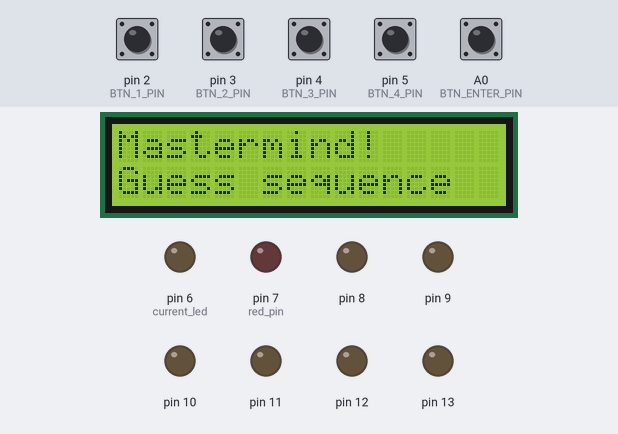
The sketch below on a simulated Arduino Uno, built with avr-gcc and run on an emulated ATmega328P. On the bench: 16×2 character LCD, output pins drawn as LEDs (lit = HIGH). The test bench sets the inputs (shaded band); at power-on: A0 (BTN_ENTER_PIN), pin 2 (BTN_1_PIN), pin 3 (BTN_2_PIN), pin 4 (BTN_3_PIN), pin 5 (BTN_4_PIN) HIGH. Random numbers use the default seed unless the sketch sets one.

Above: at 1.2 s.
1.3 s: pin 3 (BTN_2_PIN) pulled LOW for 3 s
At 5.1 s:
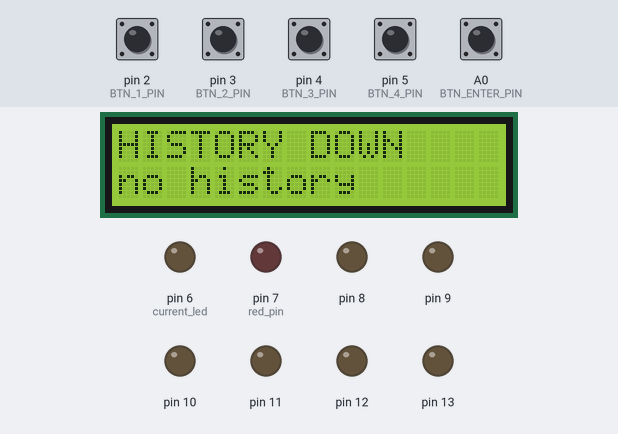
7.2 s: pin 3 (BTN_2_PIN) pulled LOW for 3 s
At 11.5 s:
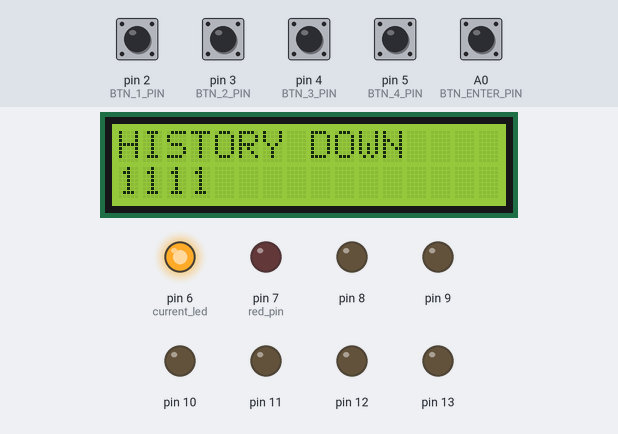
13.7 s: pin 2 (BTN_1_PIN) pulled LOW for 3 s
At 18.3 s:
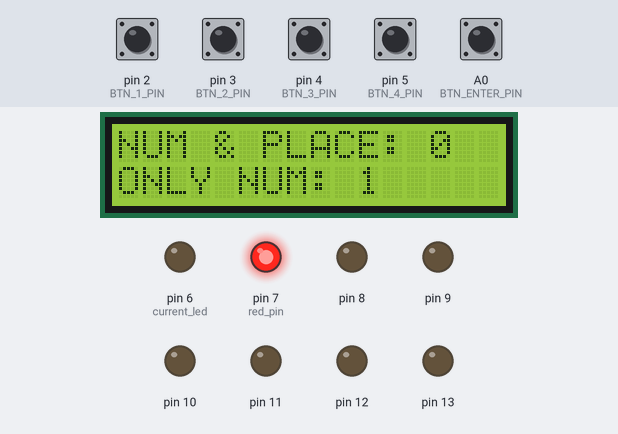
22.3 s: pin 4 (BTN_3_PIN) pulled LOW for 3 s
At 23.31 s:
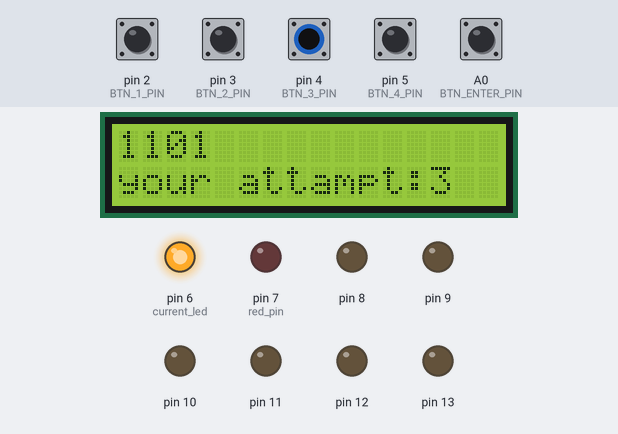
28.5 s: pin 5 (BTN_4_PIN) pulled LOW for 3 s
At 40.7 s:
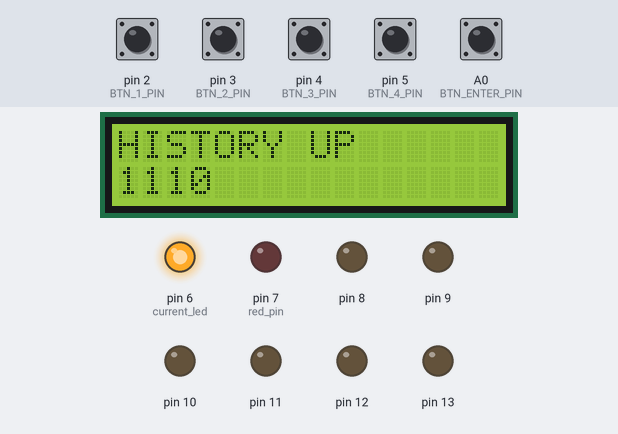
41.3 s: A0 (BTN_ENTER_PIN) pulled LOW for 3 s
At 50.7 s:
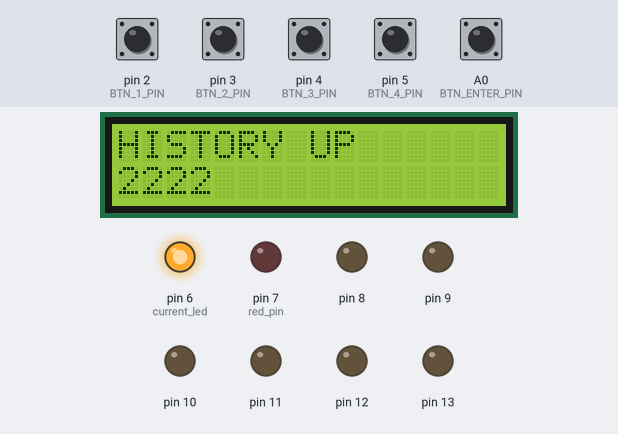
Timing chart, 0 to 70.1 s (numbered marks = the images above; inputs shaded):
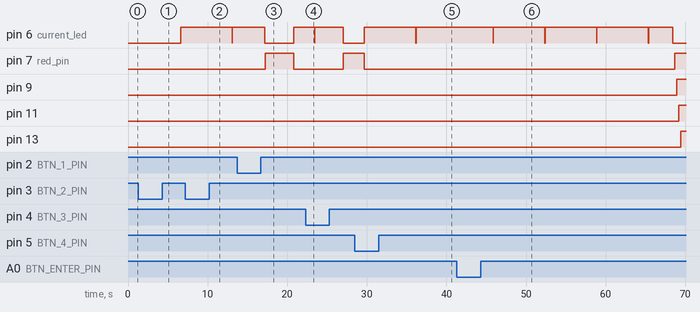

Measured:
- after the input at 13.7 s, pin 7 (red_pin): LOW → HIGH after 3.5 s, → LOW 3.6 s later
- what the display in image 2 shows lasts 2.1 s, from 10.2 s to 12.3 s
- what the display in image 3 shows lasts 3.0 s, from 17.2 s to 20.2 s

The sketch:

ps6.ino
```cpp
#include "lcd_wrapper.h"
#include "mastermind.h"

void setup() {
  Serial.begin(9600);
  randomSeed(analogRead(A1));

  for(int i=2;i<6;i++){
    pinMode(i,INPUT);
  }
  pinMode(A0,INPUT);

  for(int i=6;i<14;i++){
    pinMode(i,OUTPUT);
  }
  pinMode(BTN_ENTER_PIN,INPUT_PULLUP);
  pinMode(BTN_1_PIN,INPUT_PULLUP);
  pinMode(BTN_2_PIN,INPUT_PULLUP);
  pinMode(BTN_3_PIN,INPUT_PULLUP);
  pinMode(BTN_4_PIN,INPUT_PULLUP);
  lcd_init();
}


void loop() {
  char* code = generate_code(false, 4);
  code = "1342";
  play_game(code);
  free(code);
}
```

mastermind.cpp
```cpp
#include "mastermind.h"
#include "lcd_wrapper.h"
#include <stdbool.h>
#include <Arduino.h>
#include <assert.h>

char* generate_code(bool repeat, int length) {
  if (length < 1 || length > 10) {
    return NULL;
  }

  char* secret = (char*) malloc((length + 1) * sizeof(char));

  if (repeat) {
    for (int i = 0; i < length; i++) {
      secret[i] = '0' + random(10);
    }
  } else {
    for (int i = 0; i < length; i++) {
      bool unique;
      int randNum;
      do {
        unique = true;
        randNum = random(10);
        for (int j = 0; j < i; j++) {
          if (secret[j] == '0' + randNum) {
            unique = false;
            break;
          }
        }
      } while (!unique);
      secret[i] = '0' + randNum;
    }
  }

  secret[length] = '\0';
  return secret;
}


void get_score(const char* secret, const char* guess, int* peg_a, int* peg_b) {
  int len_secret = strlen(secret);
  int len_guess = strlen(guess);

  if (len_secret != len_guess) return;

  *peg_a = 0;
  *peg_b = 0;

  int secret_freq[10] = {0};
  int guess_freq[10] = {0};

  for (int i = 0; i < len_secret; i++) {
    if (secret[i] == guess[i]) (*peg_a)++;
    else {
      secret_freq[secret[i] - '0']++;
      guess_freq[guess[i] - '0']++;
    }
  }

  for (int i = 0; i < 10; i++) {
    if (secret_freq[i] < guess_freq[i]) {
      (*peg_b) += secret_freq[i];
    } else {
      (*peg_b) += guess_freq[i];
    }
  }
}


void render_leds(const int peg_a, const int peg_b) {

  int blue_pin = LED_BLUE_1;
  int red_pin = LED_RED_1;

  if (peg_a > 0  && peg_b == 0) {
    for (int i = 0; i < peg_a; i++) {
      digitalWrite(blue_pin, HIGH);
      blue_pin = blue_pin + 2;
    }
  }
  if (peg_b > 0 && peg_a == 0) {
    for (int i = 0; i < peg_b; i++) {
      digitalWrite(red_pin, HIGH);
      red_pin = red_pin + 2;
    }
  }
  if(peg_a>0 && peg_b>0){
    int current_led = 6;
    for(int i =0; i<peg_a; i++){
      digitalWrite(current_led, HIGH);
      current_led+=2;
    }
    current_led++;
    for(int i =0; i<peg_b; i++){
      digitalWrite(current_led, HIGH);
      current_led+=2;
    }
  }
}

void turn_off_leds() {
  for (int i = 6; i <= 13; i++) {
    digitalWrite(i, LOW);
  }
}

void render_history(char* secret, char** history, const int entry_nr) {
  lcd_print_at(1,0,history[entry_nr]);
  int peg_a = 0;
  int peg_b = 0;
  get_score(secret, history[entry_nr], &peg_a, &peg_b);
  turn_off_leds();
  render_leds(peg_a, peg_b);
}

void play_game(char* secret) {
  //VARIABLES
  int tries = 0;
  char* history[10];
  int history_added = 0;
  int history_index = 0;
  int peg_a, peg_b;
  char tmp_try[2] = {'0', '\0'};
  bool pressed_enter;
  bool is_lost = false;
  // char array_guess[5]={'0', '0', '0', '0', '\0'};
  //START GAME
  turn_off_leds();
  lcd_clear();
  lcd_print_at(0, 0, "Mastermind!");
  lcd_print_at(1, 0, "Guess sequence");
  delay(3000);
  lcd_clear();
  //SHOULD BE COMMENTED
  // lcd_print_at(1, 0, secret);
  // delay(2000);
  // lcd_clear();
  //-------------------

  for (int i = 0; i < 10; i++) {
    history[i] = (char*)malloc(5 * sizeof(char));
  }

  while(tries <= 9) {
    char array_guess[5]={'0', '0', '0', '0', '\0'};
    tmp_try[0] = tries+'0';
    lcd_clear();
    lcd_print(array_guess);
    lcd_print_at(1, 0, "your attampt:");
    lcd_print_at(1, 13, tmp_try);
    pressed_enter = false;

    while(!pressed_enter) {
      if(digitalRead(BTN_1_PIN) == HIGH){
        if(array_guess[0] < '9') {
          array_guess[0]++;
        } else {
          array_guess[0] = '0';
        }
        delay(250);
        lcd_clear();
        lcd_print(array_guess);
        lcd_print_at(1, 0, "your attampt:");
        lcd_print_at(1, 13, tmp_try);
        delay(300);
        if(digitalRead(BTN_1_PIN) == HIGH && digitalRead(BTN_2_PIN) == HIGH){
          lcd_clear();
          lcd_print_at(0, 0, "HISTORY UP");
          if(history_added == 0) {
            lcd_print_at(1, 0, "no history");
          }else{
            if(history_index < history_added - 1) {
              history_index++;
            }
            render_history(secret, history, history_index);
          }
          delay(1800);
        }
        else if(digitalRead(BTN_1_PIN) == HIGH && digitalRead(BTN_3_PIN) == HIGH){
          lcd_clear();
          lcd_print_at(0, 0, "HISTORY DOWN");
          if(history_added == 0) {
            lcd_print_at(1, 0, "no history");
          }else{
            if(history_index > 0) {
              history_index--;
            }
            render_history(secret, history, history_index);
          }
          delay(1800);
        }
      }

      //button 2
      if(digitalRead(BTN_2_PIN) == HIGH){
        if(array_guess[1] < '9') {
          array_guess[1]++;
        } else {
          array_guess[1] = '0';
        }
        delay(250);
        lcd_clear();
        lcd_print(array_guess);
        lcd_print_at(1, 0, "your attampt:");
        lcd_print_at(1, 13, tmp_try);
      }

      //button 3
      if(digitalRead(BTN_3_PIN) == HIGH){
        if(array_guess[2] < '9') {
          array_guess[2]++;
        } else {
          array_guess[2] = '0';
        }
        delay(250);
        lcd_clear();
        lcd_print(array_guess);
        lcd_print_at(1, 0, "your attampt:");
        lcd_print_at(1, 13, tmp_try);
      }

      //button 4
      if(digitalRead(BTN_4_PIN) == HIGH){
        if(array_guess[3] < '9') {
          array_guess[3]++;
        } else {
          array_guess[3] = '0';
        }
        delay(250);
        lcd_clear();
        lcd_print(array_guess);
        lcd_print_at(1, 0, "your attampt:");
        lcd_print_at(1, 13, tmp_try);
      }

      //enter button
      if(digitalRead(BTN_ENTER_PIN) == HIGH){
        pressed_enter = true;
        for(int i = 0; i < 4; i++){
          history[tries][i] = array_guess[i];
        }
        history[tries][4] = '\0';
        history_added++;
        break;
      }
    }
    delay(250);
    turn_off_leds();
    get_score(secret, array_guess, &peg_a, &peg_b);

    char str_peg_a[10];
    char str_peg_b[10];

    sprintf(str_peg_a, "%d", peg_a);
    sprintf(str_peg_b, "%d", peg_b);

    lcd_clear();
    lcd_print_at(0, 0, "NUM & PLACE: ");
    lcd_print_at(0, 13, str_peg_a);

    lcd_print_at(1, 0, "ONLY NUM: ");
    lcd_print_at(1, 10, str_peg_b);

    render_leds(peg_a, peg_b);
    delay(1000);

    if(peg_a == 4 && peg_b == 0){
      turn_off_leds();
      lcd_clear();
      lcd_print_at(0, 0, "Congrats");
      lcd_print_at(1,0, "You WON!!!");
      for(int i = 6; i<14; i++){
        delay(250);
        digitalWrite(i, HIGH);
      }
      delay(1000);
      turn_off_leds();
      for(int i = 6; i<14; i++){
        delay(250);
        digitalWrite(i, HIGH);
      }
      delay(1000);
      turn_off_leds();
      for(int i = 6; i<14; i++){
        delay(250);
        digitalWrite(i, HIGH);
      }
      delay(100);
      turn_off_leds();
      break;
    }
    delay(2000);
    tries++;
    if(tries==9) is_lost = true;
  }
  if(is_lost == true){
  turn_off_leds();
  lcd_clear();
  lcd_print_at(0, 0, "Unfortunetely");
  lcd_print_at(1, 0, "You LOST!!!(((");
  for(int i = LED_RED_1; i<=LED_RED_4; i+=2){
    delay(250);
    digitalWrite(i, HIGH);
  }
  delay(1000);
  turn_off_leds();
  for(int i = LED_RED_1; i<=LED_RED_4; i+=2){
    delay(250);
    digitalWrite(i, HIGH);
  }
  delay(1000);
  turn_off_leds();
  for(int i = LED_RED_1; i<=LED_RED_4; i+=2){
    delay(250);
    digitalWrite(i, HIGH);
  }
  delay(1000);
  turn_off_leds();
  }
}
```

mastermind.h
```cpp
#ifndef _MASTERMIND_H
#define _MASTERMIND_H

#define BTN_1_PIN       2
#define BTN_2_PIN       3
#define BTN_3_PIN       4
#define BTN_4_PIN       5
#define BTN_ENTER_PIN   A0

#define LED_BLUE_1      6
#define LED_RED_1       7
#define LED_BLUE_2      8
#define LED_RED_2       9
#define LED_BLUE_3      10
#define LED_RED_3       11
#define LED_BLUE_4      12
#define LED_RED_4       13


/**
 * Generate secret code
 *
 * Generates secret code, which consists from digits only as a string.
 * No two digits in the code combination can be same! Only if the repeat
 * parameter is set to true.
 * The length of generated code is set by the parameter length. If the given
 * parameter is less than 1, function will generate no code and returns NULL.
 * @param repeat if set to true, numbers in the generated code can repeat
 * @param length the length of the code
 * @return Pointer to the random generated code as string of given length. If length param is less than 1, return NULL.
 */
char* generate_code(bool repeat, int length);


/**
 * Game loop
 *
 * This is the main game loop. Function is called with the secret combination and
 * ends, when the combination is found or when the player runs out of the attempts.
 * @param secret reference to the secret combination
 */
void play_game(char* secret);


/**
 * Renders the RGB leds based on the guessed combination
 *
 * Lights up RGB leds with propper colors based on the current guessed combination.
 * Red color is for guessed number on correct position and blue number is for
 * guessed number on incorrect posititoin.
 * @param peg_a number of guessed digits on correct position
 * @param peg_b number of guessed digits on incorrect position
 */
void render_leds(const int peg_a, const int peg_b);


/**
 * Turns all RGB leds off
 */
void turn_off_leds();


/**
 * Renders history
 *
 * Renders line of a history defined by the parameter entry_nr on the display.
 * @param secret reference to the secret combination
 * @param history list (array) of history entries
 * @param entry_nr index of history entry to render
 */
void render_history(char* secret, char** history, const int entry_nr);


/**
 * Returns score for the given guess
 *
 * @param secret the pointer to the secret code
 * @param guess the pointer to the current guess
 * @param peg_a output parameter to get number of As for current guess
 * * @param peg_b output parameter to get number of Bs for current guess
 */
void get_score(const char* secret, const char* guess, int* peg_a, int* peg_b);
#endif
```

test.c
```cpp
// void play_game(char* secret) {
//     int i = -1, y = -1, z = -1, u = -1;
//     int attempts = 0;

//     bool ENTER = false;
//     bool prevState1 = true, prevState2 = true, prevState3 = true, prevState4 = true, prevState5 = true;
//     unsigned long timeChange1, timeChange2, timeChange3, timeChange4, timeChange5;

//     turn_off_leds();

//     lcd_print_at(0, 0, "Mastermind!");
//     delay(3000);
//     lcd_print_at(0, 0, "Guess password");
//     delay(2000);
//     Serial.println(secret);

//     while(attempts < 9) {
//         ENTER = false;
//         while(ENTER == false) {
//             // Button 1
//             if(digitalRead(BTN_1_PIN) == 0) {
//                 if(prevState1 == true && millis() - timeChange1 > 50) {
//                     i++;
//                     if(i > 9) {
//                         i = 0;
//                     }
//                     char ii[2];
//                     ii[0] = '0' + i;
//                     ii[1] = '\0';
//                     lcd_print_at(1, 0, ii);
//                     Serial.println(i);
//                     prevState1 = false;
//                 }
//             } else {
//                 timeChange1 = millis();
//                 prevState1 = true;
//             }

//             // Button 2
//             if(digitalRead(BTN_2_PIN) == 0) {
//                 if(prevState3 == true && millis() - timeChange3 > 50) {
//                     y++;
//                     if(y > 9) {
//                         y = 0;
//                     }
//                     char yy[2];
//                     yy[0] = '0' + y;
//                     yy[1] = '\0';
//                     lcd_print_at(1, 0, yy);
//                     Serial.println(y);
//                     prevState3 = false;
//                 }
//             } else {
//                 timeChange3 = millis();
//                 prevState3 = true;
//             }

//             // Button 3
//             if(digitalRead(BTN_3_PIN) == 0) {
//                 if(prevState4 == true && millis() - timeChange4 > 50) {
//                     z++;
//                     if(z > 9) {
//                         z = 0;
//                     }
//                     char zz[2];
//                     zz[0] = '0' + z;
//                     zz[1] = '\0';
//                     lcd_print_at(1, 0, zz);
//                     Serial.println(z);
//                     prevState4 = false;
//                 }
//             } else {
//                 timeChange4 = millis();
//                 prevState4 = true;
//             }

//             // Button 4
//             if(digitalRead(BTN_4_PIN) == 0) {
//                 if(prevState5 == true && millis() - timeChange5 > 50) {
//                     u++;
//                     if(u > 9) {
//                         u = 0;
//                     }
//                     char uu[2];
//                     uu[0] = '0' + u;
//                     uu[1] = '\0';
//                     lcd_print_at(1, 0, uu);
//                     Serial.println(u);
//                     prevState5 = false;
//                 }
//             } else {
//                 timeChange5 = millis();
//                 prevState5 = true;
//             }

//             // Confirm button
//             if(digitalRead(BTN_ENTER_PIN) == 0) {
//                 if(prevState2 == true && millis() - timeChange2 > 50) {
//                     prevState2 = false;
//                 }
//             } else {
//                 timeChange2 = millis();
//                 prevState2 = true;
//                 turn_off_leds();
//                 ENTER = true;
//             }
//         }

//         // Code for guessing and checking the guess
//         char* guess = (char*)calloc(strlen(secret),sizeof(char));
//         char number = '0';
//         char randomnumber;

//         randomnumber = number + i;
//         guess[0] = randomnumber;

//         randomnumber = number + y;
//         guess[1] = randomnumber;

//         randomnumber = number + z;
//         guess[2] = randomnumber;

//         randomnumber = number + u;
//         guess[3] = randomnumber;
//         guess[strlen(secret)] = '\0';

//         int peg_a;
//         int peg_b;

//         get_score(secret, guess, &peg_a, &peg_b);
//         render_leds(peg_a, peg_b);
//         delay(1000);

//         if (peg_a == 4) {
//             // Code for winning...
//             lcd_clear();
//             lcd_print_at(0, 0, "YOU WON !");
//             digitalWrite(6, HIGH);
//             digitalWrite(7, HIGH);
//             digitalWrite(8, HIGH);
//             digitalWrite(9, HIGH);
//             digitalWrite(10, HIGH);
//             digitalWrite(11, HIGH);
//             digitalWrite(12, HIGH);
//             digitalWrite(13, HIGH);
//             delay(5000);
//             attempts = 10;
//             turn_off_leds();
//             peg_a = 0;
//             peg_b = 0;
//         } else {
//             // Code for not winning...
//             delay(2000);
//             Serial.println(i);
//             attempts++;
//             char peg_aa[3];
//             peg_aa[0] = '0' + peg_a;
//             peg_aa[1] = '\0';
//             char attemptNumber[3];
//             attemptNumber[0] = '0' + attempts;
//             attemptNumber[1] = '\0';
//             char peg_bb[3];
//             peg_bb[0] = '0' + peg_b;
//             peg_bb[1] = '\0';
//             lcd_clear();
//             lcd_print_at(0, 0, "Correct number");
//             lcd_print_at(1, 0, peg_bb);
//             delay(2000);
//             lcd_clear();
//             lcd_print_at(0, 0, "Correct position");
//             lcd_print_at(1, 0, peg_aa);
//             delay(2000);
//             lcd_clear();
//             lcd_print_at(0, 0, "Not guessed");
//             delay(2000);
//             lcd_clear();
//             turn_off_leds();
//             lcd_print_at(0, 0, "Attempt number :");
//             lcd_print_at(1, 0, attemptNumber);
//             delay(2000);
//             lcd_print_at(0, 0, "Guess password");
//             i = 0;
//             y = 0;
//             z = 0;
//             u = 0;
//         }
//     }
//     lcd_clear();
//     lcd_print_at(0, 0, "END !!");
//     turn_off_leds();
//     delay(5000);
// }
```

lcd_wrapper.cpp
```cpp
#include <Arduino.h>
#include <Wire.h>
#include <LiquidCrystal_I2C.h>
LiquidCrystal_I2C lcd(0x27, 16, 2);
#include "lcd_wrapper.h"

void lcd_init(){
  lcd.init();
  lcd.backlight();
  lcd.setCursor(0,0);
}

void lcd_clear(){
	lcd.clear();
}


void lcd_set_cursor(int y, int x){
	lcd.setCursor(x,y);
}


void lcd_print(char* text){
    lcd.print(text);
}


void lcd_print_at(int y, int x, char* text){
    lcd_set_cursor(y, x);
    lcd_print(text);
}
```

lcd_wrapper.h
```cpp
#ifndef _LCD_H
#define _LCD_H

/**
 * Initialize LCD
 *
 * Everything you need to initialize your LCD display, place here.
 * This function should be called in function setup().
 */
void lcd_init();


/**
 * Clears the LCD display
 *
 * Clears content of the LCD display. After the call is display empty.
 */
void lcd_clear();


/**
 * Set cursor to given posititon
 *
 * Sets cursor to given position based on y and x coordinates.
 * @param y the row
 * @param x the column
 */
void lcd_set_cursor(int y, int x);


/**
 * Print text on LCD display
 *
 * Prints the givent text on the display on the current
 * cursor position.
 * @param text the text to print
 */
void lcd_print(char* text);


/**
 * Set cursor to given positition and print text
 *
 * Sets the cursor to given position based on y and x coorindates
 * and then prints the given text.
 * @param y the row
 * @param x the column
 * @param text the text to print
 */
void lcd_print_at(int y, int x, char* text);

#endif
```
